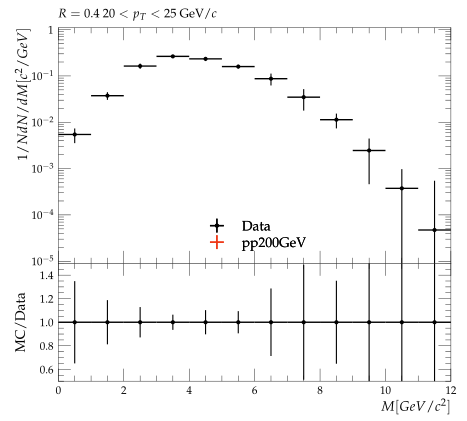

The Python source for this figure:
#! /usr/bin/env python3

# This Python script was auto-generated using YODA v2.1.0.
# Analysis object: /STAR_2021_I1853218/d03-x01-y01
# Timestamp: 07-10-2025 (18:42:22)

import matplotlib as mpl
import matplotlib.pyplot as plt
mpl.use('Agg') # comment out for interactive use
import os
import numpy as np
from numpy import nan, inf

plotDir = os.path.split(os.path.realpath(__file__))[0]
if 'YODA_USER_PLOT_PATH' in globals():
    plot_outdir = globals()['YODA_USER_PLOT_PATH']
else:
    plot_outdir = plotDir

#plot style
plt.style.use(os.path.join(plotDir, '../default.mplstyle'))
# plot metadata
figW, figH = plt.rcParams['figure.figsize']
ax_xLabel = r'$M [GeV/c^{2}]$'
ax_yLabel = r'$1/N dN/dM [c^{2}/GeV]$'
ax_title  = r'$R=0.4 ~ 20 < p_{T} < 25$ GeV/$c$'
ax_xScale = 'linear'
ax_yScale = 'log'
xLims = (0.0, 12.0)
yLims = (9e-06, 1.1)

# TeX-friendly labels for the legend
labels = {
    'legend' : ([ r"Data", r"pp200GeV" ], r""),
}

# Adjust canvas width and height
canvasW = 10.0
canvasH = 9.0
figW *= canvasW/10.
figH *= canvasH/9.

# Create figure and axis objects
fig, (ax, ratio0_ax) = plt.subplots(2, 1, sharex=True,
                  figsize=(figW,figH), gridspec_kw={'height_ratios': (6.0, 3.0)})

# Set figure margins
plt.subplots_adjust(
    left   = 1.0 * plt.rcParams['figure.subplot.left'],
    right  = 1.0 * plt.rcParams['figure.subplot.right'],
    top    = 1.0 * plt.rcParams['figure.subplot.top'],
    bottom = 1.0 * plt.rcParams['figure.subplot.bottom'])

ratio0_ax.yaxis.set_major_locator(mpl.ticker.MultipleLocator(0.2))
ratio0_ax.set_ylim(0.5, 1.4999)
ratio0_ax.set_ylabel('MC/Data')

# the numerical data is stored in a separate file
dataf = dict()
prefix = os.path.split(__file__)[0]
if prefix:    prefix = prefix + '/'
exec(open(prefix+'d03-x01-y01__data.py').read(), dataf)


legend_handles = dict() # keep track of handles for the legend

# style options for curves
# starts at zorder>=5 to draw curve on top of legend
styles = {
  'Data': {
    'color' : 'black',
    'linestyle' : '-',
    'linewidth' : 1,
    'marker' : 'o',
    'markersize' : 2,
    'capsize' : 0.0,
    'zorder' : 5,
    'histstyle' : 0,
    'drawstyle' : 'steps-pre',
    'xerrorbars' : 1,
    'yerrorbars' : 1,
    'fillcolor' : None,
    'fillopacity' : 1.0,
    'ratio0_linestyle' : '-',
    'ratio0_linewidth' : 1,
    'ratio0_marker' : 'o',
    'ratio0_markersize' : 2,
    'ratio0_capsize' : 0.0,
    'ratio0_zorder' : 5,
    'ratio0_histstyle' : 0,
    'ratio0_drawstyle' : 'steps-pre',
    'ratio0_xerrorbars' : 1,
    'ratio0_yerrorbars' : 1,
  },
  'pp200GeV.yoda': {
    'color' : '#EE3311',
    'linestyle' : '-',
    'linewidth' : 1,
    'marker' : 'none',
    'markersize' : 2,
    'capsize' : 0.0,
    'zorder' : 6,
    'histstyle' : 1,
    'drawstyle' : 'steps-pre',
    'xerrorbars' : 1,
    'yerrorbars' : 1,
    'fillcolor' : None,
    'fillopacity' : 1.0,
    'ratio0_linestyle' : '-',
    'ratio0_linewidth' : 1,
    'ratio0_marker' : 'none',
    'ratio0_markersize' : 2,
    'ratio0_capsize' : 0.0,
    'ratio0_zorder' : 6,
    'ratio0_histstyle' : 1,
    'ratio0_drawstyle' : 'steps-pre',
    'ratio0_xerrorbars' : 1,
    'ratio0_yerrorbars' : 1,
  },
}

# curve from input yoda files in main panel
for label, yvals in dataf['yvals'].items():
    if all(np.isnan(v) for v in dataf['yvals'][label]):
        continue
    tmp = None
    if styles[label]['histstyle']: # draw as histogram
        xpos = dataf['xedges'][label] if styles[label]['drawstyle'] else dataf['xpoints'][label]
        ypos = np.insert(yvals, 0, yvals[0]) if styles[label]['drawstyle'] else yvals
        if styles[label]['fillcolor']: # fill area below curve
            ax.fill_between(xpos, ypos, step='pre',
                            color=styles[label]['fillcolor'],
                            alpha=styles[label]['fillopacity'])
        tmp, = ax.plot(xpos, ypos,
                       color=styles[label]['color'],
                       linestyle=styles[label]['linestyle'],
                       linewidth=styles[label]['linewidth'],
                       drawstyle=styles[label]['drawstyle'], solid_joinstyle='miter',
                       zorder=styles[label]['zorder'], label=label)
    tmp = ax.errorbar(dataf['xpoints'][label], yvals,
                      xerr=np.array(dataf['xerrs'][label])*styles[label]['xerrorbars'],
                      yerr=np.array(dataf['yerrs'][label])*styles[label]['yerrorbars'],
                      fmt=styles[label]['marker'], capsize=styles[label]['capsize'],
                      markersize=styles[label]['markersize'],
                      ecolor=styles[label]['color'],
                      color=styles[label]['color'], zorder=styles[label]['zorder'])
    tmp[-1][0].set_linestyle(styles[label]['linestyle'])
    tmp[-1][0].set_linewidth(styles[label]['linewidth'])
    if label in dataf['add_legend_handle']:  legend_handles[label] = tmp
    for varLabel in dataf['variation_yvals'].keys():
        if varLabel.startswith(label):
            tmp, = ax.plot(dataf['xedges'][label], dataf['variation_yvals'][varLabel],
                           color=styles[label]['color'],
                           linestyle=styles[label]['linestyle'],
                           linewidth=styles[label]['linewidth'],
                           drawstyle='steps-pre', solid_joinstyle='miter',
                           zorder=styles[label]['zorder'], alpha=0.5)


# plots on ratio panel
# curve from input yoda files in ratio panel
for label, yvals in dataf['ratio0_yvals'].items():
    if all(np.isnan(v) for v in yvals):
        continue
    if styles[label]['ratio0_histstyle']: # plot as histogram
        xpos = dataf['xedges']['Data'] if styles[label]['ratio0_drawstyle'] else dataf['xpoints']['Data']
        ypos = np.insert(yvals, 0, yvals[0]) if styles[label]['ratio0_drawstyle'] else yvals
        ratio0_ax.plot(xpos, ypos,
                       color=styles[label]['color'],
                       linewidth=styles[label]['linewidth'],
                       linestyle=styles[label]['ratio0_linestyle'],
                       drawstyle=styles[label]['ratio0_drawstyle'], zorder=styles[label]['zorder'],
                       solid_joinstyle='miter')
    tmp = ratio0_ax.errorbar(dataf['xpoints']['Data'], yvals,
                             xerr=np.array(dataf['ref_xerrs'])*styles[label]['ratio0_xerrorbars'],
                             yerr=np.array(dataf['ratio0_yerrs'][label])*styles[label]['ratio0_yerrorbars'],
                             fmt=styles[label]['ratio0_marker'], capsize=styles[label]['ratio0_capsize'],
                             markersize=styles[label]['ratio0_markersize'],
                             ecolor=styles[label]['color'],
                             color=styles[label]['color'])
    tmp[-1][0].set_linestyle(styles[label]['ratio0_linestyle'])
    tmp[-1][0].set_linewidth(styles[label]['ratio0_linewidth'])

    for varlabel in dataf['ratio0_variation_vals'].keys():
        if varlabel.startswith(label):
            ratio0_ax.plot(dataf['xedges']['Data'],
                            dataf['ratio0_variation_vals'][varlabel],
                            color=styles[label]['color'],
                            linestyle=styles[label]['linestyle'],
                            linewidth=styles[label]['linewidth'],
                            drawstyle='steps-pre', solid_joinstyle='miter',
                            zorder=1, alpha=0.5)

legend_items = list(legend_handles.values())
ax.add_artist(ax.legend(legend_items,
                        labels['legend'][0],
                        title=labels['legend'][1],
                        alignment='left',
                        loc='lower center',
                        bbox_to_anchor=(0.5, 0.0)))

# set plot metadata as defined above
ratio0_ax.set_xlabel(ax_xLabel)
ratio0_ax.xaxis.set_label_coords(1., -0.15)
ax.set_ylabel(ax_yLabel, ha='right', va='top')
ax.yaxis.set_label_coords(-0.11, 1.0)
ax.set_title(ax_title, loc='left')
ax.set_xscale(ax_xScale)
ax.set_yscale(ax_yScale)
ax.set_xlim(xLims)
ax.set_ylim(yLims)

# tick formatting
plt.rcParams['xtick.top'] = True
plt.rcParams['ytick.right'] = True
ax.yaxis.set_major_locator(mpl.ticker.LogLocator(base=10.0, numticks=np.inf))
ax.yaxis.set_minor_locator(mpl.ticker.LogLocator(
                           base=10.0, subs=np.arange(0.1, 1, 0.1), numticks=np.inf))
fig.align_ylabels((ax, ratio0_ax))
plt.savefig(os.path.join(plot_outdir, 'd03-x01-y01.pdf'), format='PDF')
plt.savefig(os.path.join(plot_outdir, 'd03-x01-y01.png'), format='PNG')

plt.close(fig)
